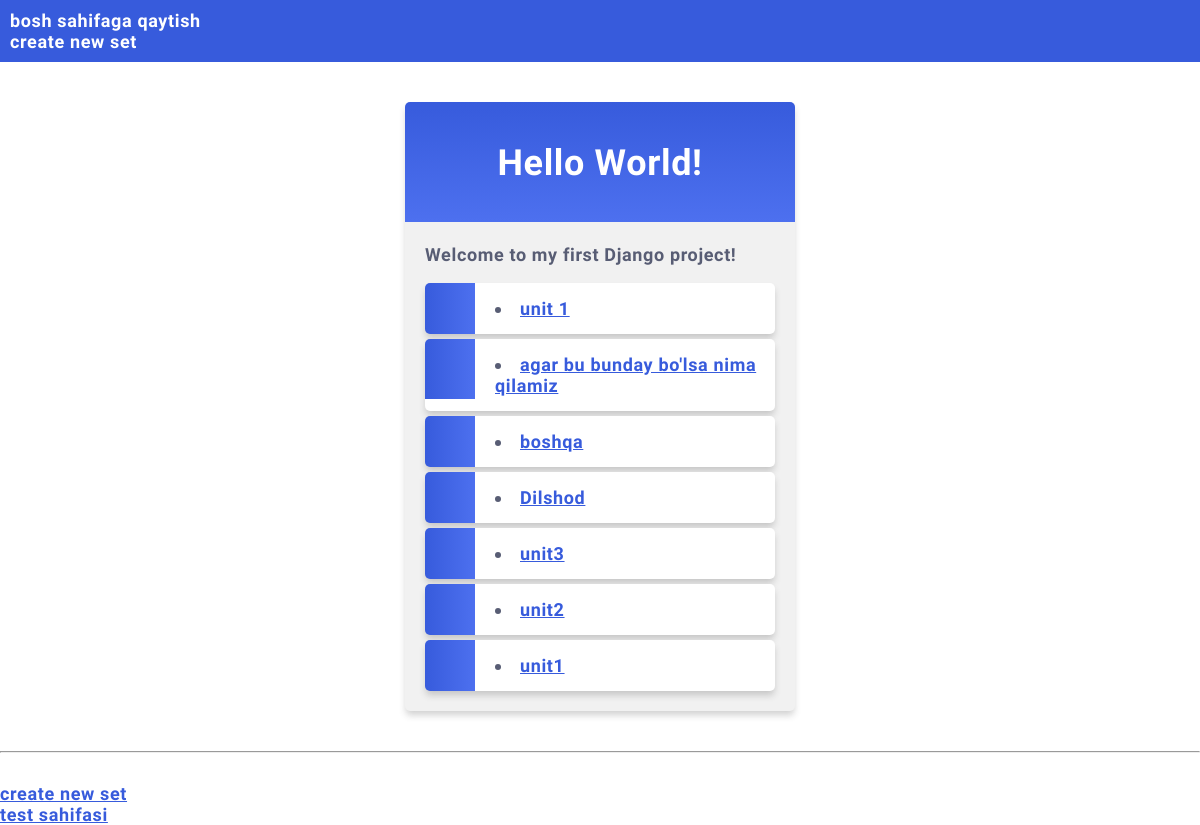
The page / on the database its author committed.
### my_card/models.py (models this page shows, shortened)
class Set(models.Model):
    name = models.CharField(max_length = 64)
    description = models.CharField(max_length = 255, blank =True)

### my_card/views.py (the view)
# urls.py: path('', views.index, name='index'),
def index(request):
    my_sets = Set.objects.all()
    context = {'my_sets': my_sets }
    return render(request, 'my_card/index.html', context=context)

### my_card/templates/my_card/index.html (shortened to what this page needs)
{% extends "my_card/base.html" %}
{% block content %}
<div class="mycard">
          <h1>Hello World!</h1>
      <p>Welcome to my first Django project!</p>
    {% for my_set in my_sets reversed %}
    <div>
         <a href = "{% url 'set_list' my_set.id %}">
             <li onclick="window.location= details"> {{my_set.name}}
         </a>
    </div>
    {% endfor %}
</div>
{% endblock %}

### mystaticfiles/mystyles.css (style rules this page uses)
body { margin:0; font: 600 18px 'Source Sans Pro', sans-serif; letter-spacing: 0.64px; color: #585d74; }
.mycard { background-color: #f1f1f1; background-image: linear-gradient(to bottom, #375BDC, #4D70EF); background-size: 100% 120px; background-repeat: no-repeat; margin: 40px auto; width: 350px; border-radius: 5px; box-shadow: 0 5px 7px -1px rgba(51, 51, 51, 0.23); padding: 20px; }
.mycard h1 { text-align: center; color:#ffffff; margin:20px 0 60px 0; }
li { background-color: #ffffff; background-image: linear-gradient(to right, #375BDC, #4D70EF); background-size: 50px 60px; background-repeat: no-repeat; cursor: pointer; transition: transform .25s; border-radius: 5px; box-shadow: 0 5px 7px -1px rgba(51, 51, 51, 0.23); padding: 15px; padding-left: 70px; margin-top: 5px; }
a:link, a:visited { color: #375BDC; }

### rows shown on the page
Set: name "unit 1"
Set: name "agar bu bunday bo'lsa nima qilamiz"
Set: name "boshqa"
Set: name "Dilshod"
Set: name "unit3"
Set: name "unit2"
Set: name "unit1"
